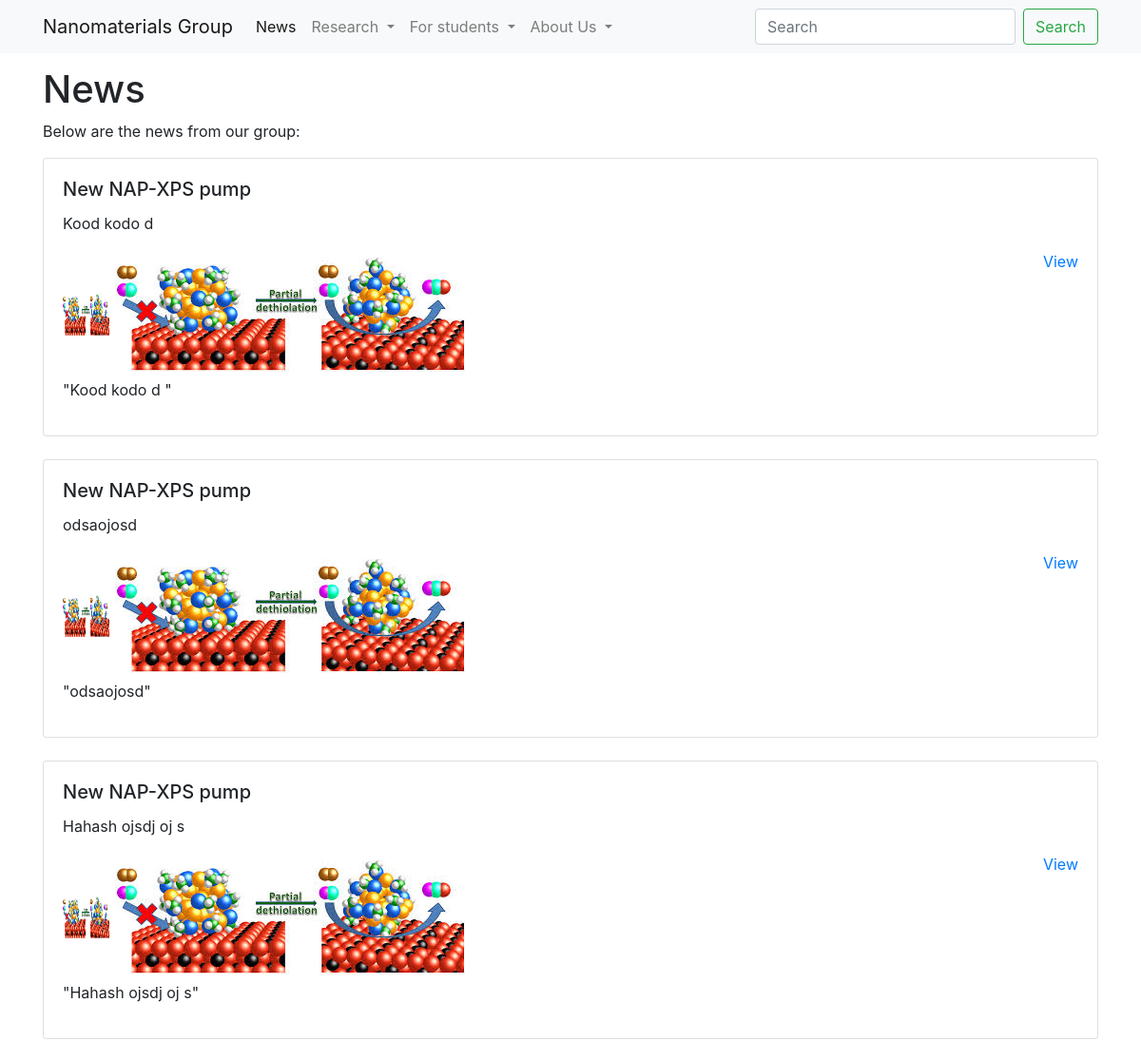
The app's page /news (upper part), older data.
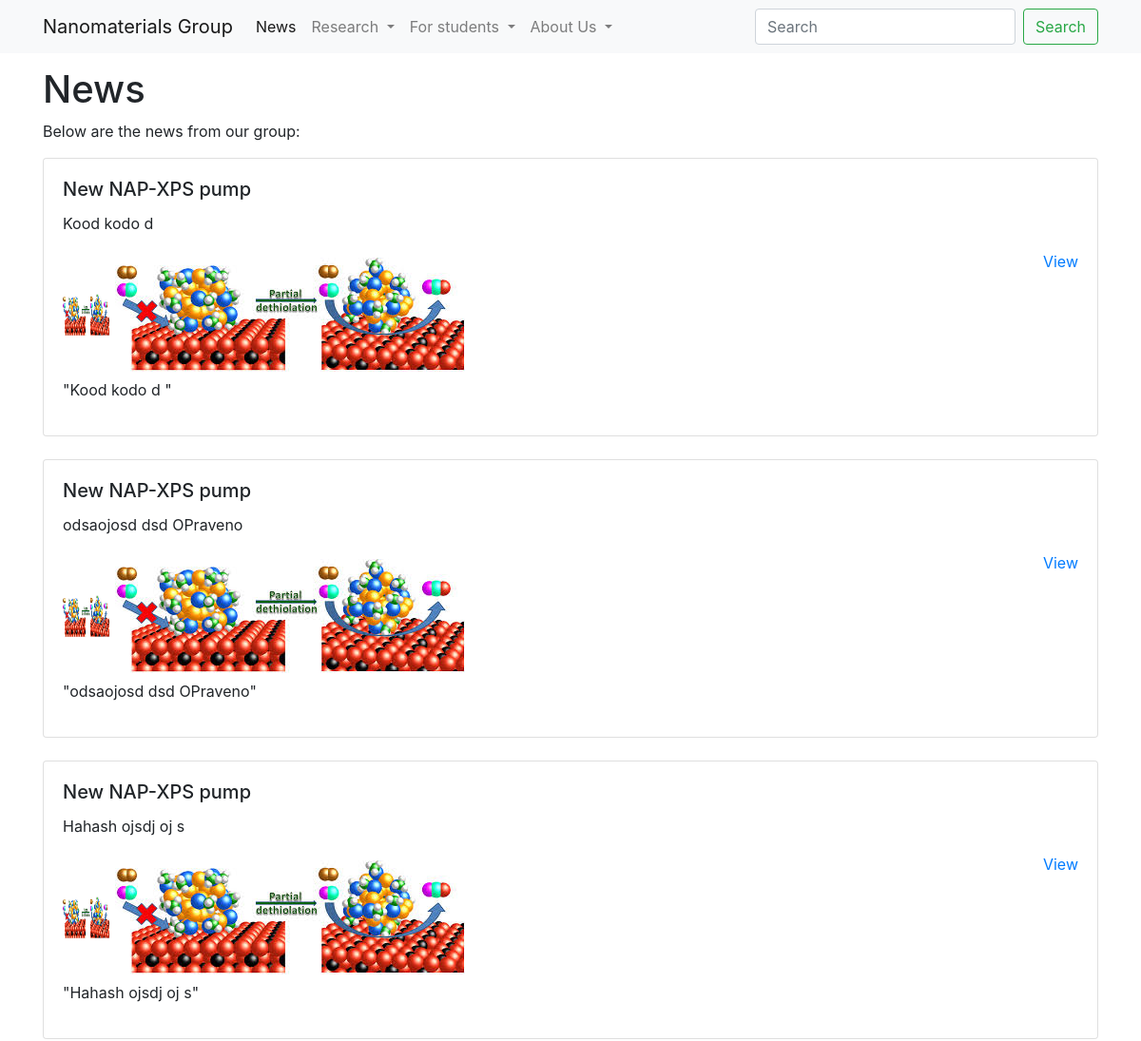
The same page, newer data.
### app/models.py (models this page shows, shortened)
class Article(db.Model):
    id = db.Column(db.Integer, primary_key=True)
    article_type = db.Column(db.String(64))
    body = db.Column(db.String())
    timestamp = db.Column(db.DateTime, index=True, default=datetime.utcnow)
    user_id = db.Column(db.Integer, db.ForeignKey('user.id'))

### app/routes.py (the view)
@app.route('/news')
def news():
    page = request.args.get('page', 1, type=int)
    articles = Article.query.order_by(Article.timestamp.desc()).paginate(
        page, app.config['NEWS_ARTICLES_PER_PAGE'], False)
    next_url = url_for('news', page=articles.next_num) \
        if articles.has_next else None
    prev_url = url_for('news', page=articles.prev_num) \
        if articles.has_prev else None
    return render_template('news.html', articles=articles.items, next_url=next_url,
                           prev_url=prev_url)

### app/templates/news.html (shortened to what this page needs)
{% extends "base.html" %}
{% set active_page = "news" %}
{% block content %}
<div class="container">
    <h1>News</h1>
    <p>Below are the news from our group:</p>
    {% for article in articles %}
    <div class="card">
        <div class="card-body">
            <h5 class="card-title">New NAP-XPS pump</h5>
            <p class="card-text">{{ article.body|safe }}</p>
            <a style="float: right;" href="{{ url_for('.news_article', id=article.id) }}">View</a>
            <img src="static/img/ceo.jpeg" width="50" height="50">
            <img src="{{url_for('static', variable="img", filename='img/ceo.jpeg')}}" />
            <p>"{{ article.body }}"</p>
        </div>
    </div>
    <br>
    {% endfor %}
</div>
{% endblock %}

### app/templates/base.html (shortened to what this page needs)
<!DOCTYPE html>
<html>
    <head>
	<link rel="stylesheet" href="https://stackpath.bootstrapcdn.com/bootstrap/4.3.1/css/bootstrap.min.css">
  <link href="https://use.fontawesome.com/releases/v5.0.4/css/all.css" rel="stylesheet">
  </head>
  <body>
	<header>
      <div class="navbar-wrapper">
      <nav class="navbar navbar-expand-md navbar-light fixed-top bg-light">
          <div class="container">
        <a class="navbar-brand" href="/index"> Nanomaterials Group </a>
        <div class="collapse navbar-collapse" id="navbarCollapse">
          <ul class="navbar-nav mr-auto">
          <li class="nav-item {{ 'active' if active_page == 'news' else '' }}">
            <a class="nav-link" href="/news">News</a>
          </li>
          <li class="nav-item dropdown">
            <a class="nav-link dropdown-toggle" href="#" id="navbarDropdown" role="button" data-toggle="dropdown" aria-haspopup="true" aria-expanded="false">
            Research
            </a>
          </li>
          <li class="nav-item dropdown">
            <a class="nav-link dropdown-toggle" href="#" id="navbarDropdown" role="button" data-toggle="dropdown" aria-haspopup="true" aria-expanded="false">
            For students
            </a>
          </li>
          <li class="nav-item dropdown">
            <a class="nav-link dropdown-toggle" href="#" id="navbarDropdown" role="button" data-toggle="dropdown" aria-haspopup="true" aria-expanded="false">
            About Us
            </a>
          </li>
        </ul>
          <form class="form-inline mt-2 mt-md-0">
            <input class="form-control mr-sm-2" type="text" placeholder="Search" aria-label="Search">
            <button class="btn btn-outline-success my-2 my-sm-0" type="submit">Search</button>
          </form>
        </div>
      </nav>
    </header>
{% block content %}{% endblock %}
    </body>
</html>

### app/templates/base.html (style rules this page uses)
body { padding-top: 70px }

Row changes from the older to the newer data that the page shows:
changed Article: body "odsaojosd" → "odsaojosd dsd OPraveno"
